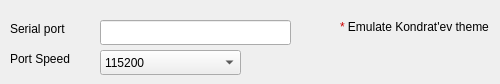
           <widget class="QWidget" name="tab_12">
            <attribute name="title">
             <string>Communication</string>
            </attribute>
            <widget class="QLabel" name="label_24">
             <property name="geometry">
              <rect>
               <x>10</x>
               <y>20</y>
               <width>81</width>
               <height>17</height>
              </rect>
             </property>
             <property name="text">
              <string>Serial port</string>
             </property>
            </widget>
            <widget class="QLabel" name="label_36">
             <property name="geometry">
              <rect>
               <x>10</x>
               <y>50</y>
               <width>81</width>
               <height>17</height>
              </rect>
             </property>
             <property name="text">
              <string>Port Speed</string>
             </property>
            </widget>
            <widget class="QLineEdit" name="txtSerialPort">
             <property name="geometry">
              <rect>
               <x>100</x>
               <y>20</y>
               <width>191</width>
               <height>25</height>
              </rect>
             </property>
             <property name="maxLength">
              <number>254</number>
             </property>
            </widget>
            <widget class="QComboBox" name="cmdSerialSpeed">
             <property name="geometry">
              <rect>
               <x>100</x>
               <y>50</y>
               <width>141</width>
               <height>25</height>
              </rect>
             </property>
             <property name="currentIndex">
              <number>7</number>
             </property>
             <item>
              <property name="text">
               <string>1200</string>
              </property>
             </item>
             <item>
              <property name="text">
               <string>2400</string>
              </property>
             </item>
             <item>
              <property name="text">
               <string>4800</string>
              </property>
             </item>
             <item>
              <property name="text">
               <string>9600</string>
              </property>
             </item>
             <item>
              <property name="text">
               <string>19200</string>
              </property>
             </item>
             <item>
              <property name="text">
               <string>38400</string>
              </property>
             </item>
             <item>
              <property name="text">
               <string>57600</string>
              </property>
             </item>
             <item>
              <property name="text">
               <string>115200</string>
              </property>
             </item>
            </widget>
            <widget class="QLabel" name="label_40">
             <property name="geometry">
              <rect>
               <x>340</x>
               <y>20</y>
               <width>151</width>
               <height>41</height>
              </rect>
             </property>
             <property name="text">
              <string>&lt;html&gt;&lt;head/&gt;&lt;body&gt;&lt;p&gt;&lt;span style=&quot; color:#cc0000;&quot;&gt;*&lt;/span&gt; Emulate Kondrat'ev theme&lt;/p&gt;&lt;/body&gt;&lt;/html&gt;</string>
             </property>
             <property name="alignment">
              <set>Qt::AlignLeading|Qt::AlignLeft|Qt::AlignTop</set>
             </property>
             <property name="wordWrap">
              <bool>true</bool>
             </property>
            </widget>
           </widget>
